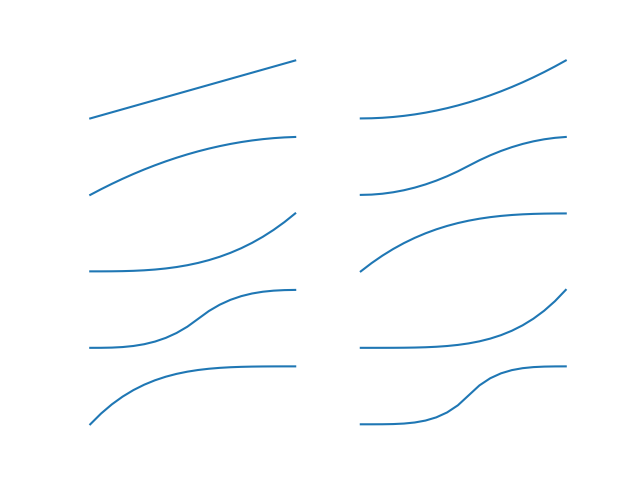

The Python source for this figure:
"""
Easing functions.

t    current time
b    start value
c    change in value
d    duration
"""

import math


def linear_tween(t, b, c, d):
    """
    No easing, no acceleration.
    """
    return c * t / d + b


def quadratic_ease_in(t, b, c, d):
    """
    Accelerating from zero velocity.
    """
    t /= d
    return c * t * t + b


def quadratic_ease_out(t, b, c, d):
    """
    Decelerating to zero velocity.
    """
    t /= d
    return -c * t * (t - 2) + b


def quadratic_ease_in_ease_out(t, b, c, d):
    """
    Accelerate until halfway, then decelerate.
    """
    t /= d/2
    if t < 1:
        return c / 2 * t * t + b
    t -= 1
    return -c / 2 * (t * (t - 2) - 1) + b


def cubic_ease_in(t, b, c, d):
    """
    Accelerating from zero velocity.
    """
    t /= d
    return c * t * t * t + b


def cubic_ease_out(t, b, c, d):
    """
    Decelerating to zero velocity.
    """
    t /= d
    t -= 1
    return c * (t * t * t + 1) + b


def cubic_ease_in_ease_out(t, b, c, d):
    """
    Accelerate until halfway, then decelerate.
    """
    t /= d/2
    if t < 1:
        return c / 2 * t * t * t + b
    t -= 2
    return c/2 * (t * t * t + 2) + b


def quartic_ease_in(t, b, c, d):
    t /= d
    return c * t * t * t * t + b


def quartic_ease_out(t, b, c, d):
    t /= d
    t -= 1
    return -c * (t * t * t * t - 1) + b


def quartic_ease_in_ease_out(t, b, c, d):
    t /= d/2
    if t < 1:
        return c / 2 * t * t * t * t + b
    t -= 2
    return -c / 2 * (t * t * t * t - 2) + b


if __name__ == '__main__':
    import matplotlib.pyplot as plt

    b = 0
    c = 1
    d = 20

    funs = [
        linear_tween,
        quadratic_ease_in,
        quadratic_ease_out,
        quadratic_ease_in_ease_out,
        cubic_ease_in,
        cubic_ease_out,
        cubic_ease_in_ease_out,
        quartic_ease_in,
        quartic_ease_out,
        quartic_ease_in_ease_out,
    ]

    # plt.figsize = (12, 10)
    fig, axes = plt.subplots(ncols=2, nrows=5)
    for ax, f in zip(axes.flat, funs):
        ts = [f(t, b, c, d) for t in range(d)]
        ax.plot(range(d), ts)
        ax.axis("off")
        # ax.set_title(f.__name__)

    plt.axis("off")
    plt.savefig("easing.png")
    # plt.subplots_adjust(wspace=0.4, hspace=2.0)
    # plt.tight_layout()



